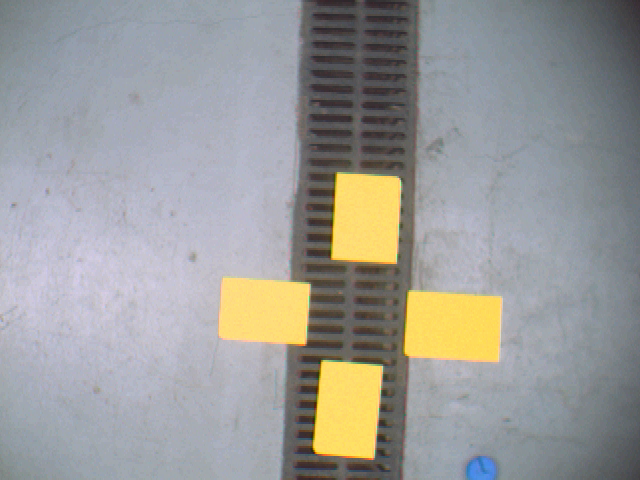
#> input picture ESTUDOS DIRIGIDOS/ED_8/yellowtargets.png, 640 x 480 px, found by its file name
$ jupyter execute ED_8.ipynb
#> lines starting #> are read from the running program, lines starting #| are printed output that depends on the picture; after the words box and inside, x2 and y2 are one past the last pixel; in counts of white or black regions, pixels touching at a corner belong together
**ED8 - Classificação por Cores**

Aluno: Mauricio dos Santos de Jesus

1) A partir da imagem 'yellowtargets.png', resolvam os seguintes itens:

a. O objetivo final do exercício é determinar os centróides dos alvos
amarelos;

b. Obter o plano xy de cromaticidade;

c. Utilizar o algoritmo K-means para encontrar os clusters (grupos) de
pontos no plano;

d. Plotar os centros de agrupamento no plano xy de cromaticidade e todos
os pixels da classe dos alvos amarelos (imagem binária);

e. Por fim, determinar os centróides dos alvos.

[cell 1]
import cv2 as cv
import matplotlib.pyplot as plt
import numpy as np
from sklearn.cluster import KMeans

def kmeans_clustering(image_path, num_clusters=3):
    # Carrega a imagem e converte para RGB
#> called with image_path = '/content/yellowtargets.png', num_clusters = 3
    img = cv.imread(image_path)
#> img is the input picture: shape (480, 640, 3); mean B, G, R 153.5, 155.1, 154.9
    img = cv.cvtColor(img, cv.COLOR_BGR2RGB)

    # Segmentação dos alvos amarelos
    lower_yellow = np.array([20, 100, 100], dtype=np.uint8)
    upper_yellow = np.array([30, 255, 255], dtype=np.uint8)
    mask = cv.inRange(cv.cvtColor(img, cv.COLOR_RGB2HSV), lower_yellow, upper_yellow)
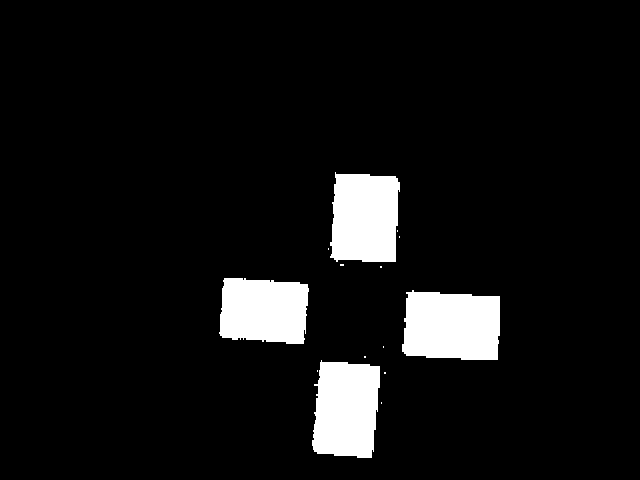
#> mask: shape (480, 640); 7.3% white; 14 white regions (10 under 20 px), largest, box (x1, y1, x2, y2) and area: (402, 290, 500, 360) 6094, (312, 360, 380, 458) 5638, (330, 172, 400, 262) 5552, (219, 278, 309, 344) 5164
    yellow_targets = cv.bitwise_and(img, img, mask=mask)
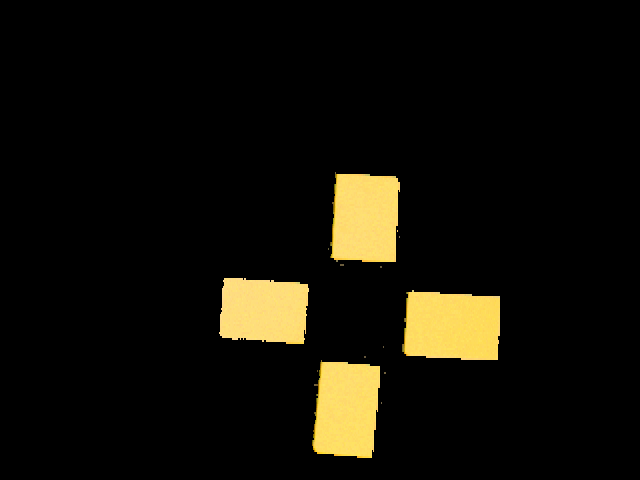
#> yellow_targets: shape (480, 640, 3); mean R, G, B 18.5, 16, 7.7

    # Redimensiona a imagem para a forma adequada para o KMeans
    targets = yellow_targets.reshape(-1, 3)

    # Aplica o algoritmo KMeans
    kmeans = KMeans(n_clusters=num_clusters, random_state=0).fit(targets)
    centers = kmeans.cluster_centers_
#> centers = [[7.64e-11, 1.11e-11, -4.85e-11], [253.8, 220.1, 107], [155.3, 128, 23.35]]

    # Calcula os centróides dos alvos
    centroids = np.mean(targets, axis=0)
#> centroids = [18.45, 15.99, 7.73]

    return img, yellow_targets, centers, centroids

def plot_images(img, kmeans_img, centers, centroids):
    # Plotagem das imagens
    fig, axs = plt.subplots(1, 3, figsize=(15, 5))
    axs[0].imshow(img)
    axs[0].set_title("Original")

    axs[1].imshow(kmeans_img)
    axs[1].set_title("Alvos Amarelos")

    axs[2].scatter(centers[:, 0], centers[:, 1], c='r', marker='x')
    axs[2].scatter(centroids[0], centroids[1], c='b', marker='o', s=100, label='Centroides dos Alvos')
    axs[2].set_title("Centros no Diagrama de Cromaticidade")
    axs[2].legend()

    plt.tight_layout()
    plt.show()

def main():
    # Caminho da imagem
    image_path = "/content/yellowtargets.png"

    # Etapa 1: Aplicar K-Means aos alvos amarelos na imagem
    img, yellow_targets, centers, centroids = kmeans_clustering(image_path)
#> centroids = [18.45, 15.99, 7.73]

    # Etapa 2: Converter a imagem K-Means de RGB para BGR para plotagem correta
    kmeans_img = cv.cvtColor(yellow_targets, cv.COLOR_RGB2BGR)

    # Etapa 3: Desenhar círculos nos centros encontrados na imagem K-Means
    for i, center in enumerate(centers):
        kmeans_img = cv.circle(kmeans_img, (int(center[0]), int(center[1])), 10, (0, 0, 255), -1)
#> this loop made 3 passes
#> pass 2, in main, `kmeans_img = cv.circle(kmeans_img, (int(center[0]), int(center[1])), 1..`:
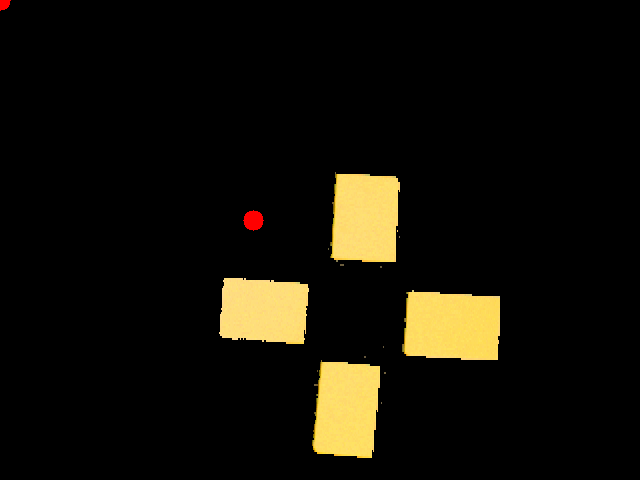
#> kmeans_img: shape (480, 640, 3); mean B, G, R 7.7, 16, 18.8
#> pass 3, in main, `kmeans_img = cv.circle(kmeans_img, (int(center[0]), int(center[1])), 1..`:
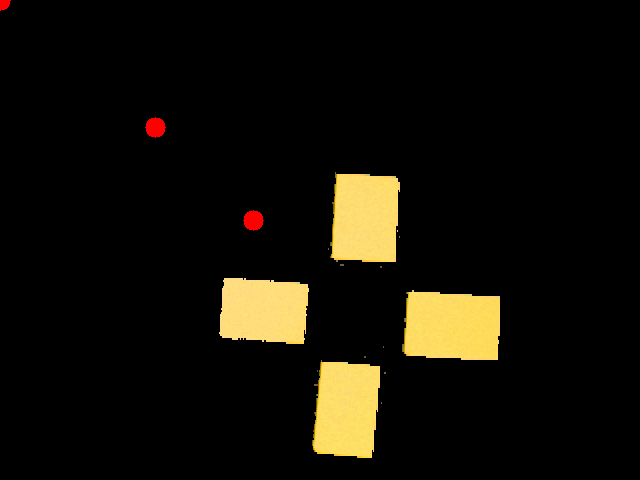
#> kmeans_img: shape (480, 640, 3); 0.1% of pixels changed, all inside (x1, y1, x2, y2) = (145, 117, 166, 138)

    # Etapa 4: Plotar as imagens e os resultados
    plot_images(img, kmeans_img, centers, centroids)
#> in plot_images, `plt.show()`:
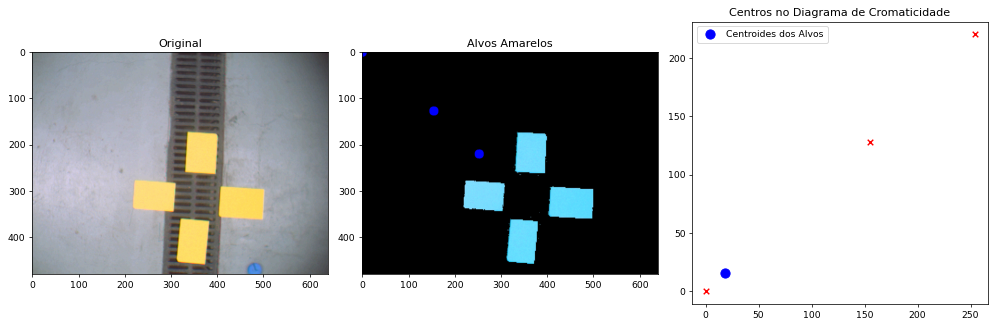
#> figure drawn by matplotlib, 3 panels; B, G, R data is drawn as R, G, B

if __name__ == "__main__":
    main()
